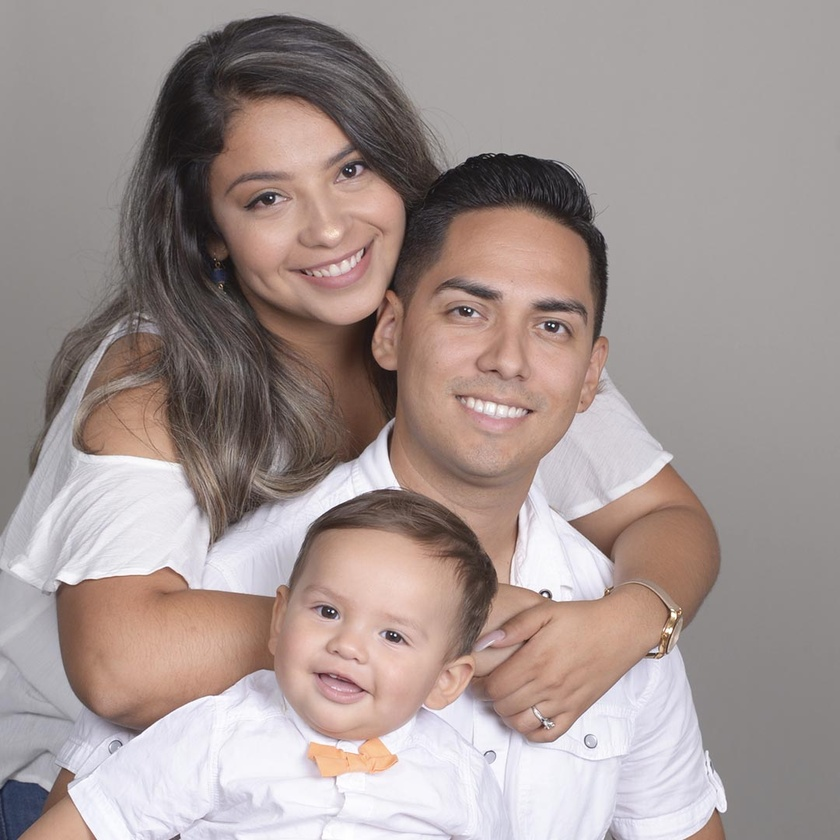
#> input picture week03/hw/image_1.jpg, 840 x 840 px, shrunk from 1080 x 1080 before the run
$ python test_3.py
#> lines starting #> are read from the running program, lines starting #| are printed output that depends on the picture; after the words box and inside, x2 and y2 are one past the last pixel; in counts of white or black regions, pixels touching at a corner belong together
import numpy as np
import cv2 as cv
face_cascade = cv.CascadeClassifier('/usr/share/OpenCV/haarcascades/haarcascade_frontalface_default.xml')
# eye_cascade = cv.CascadeClassifier('usr/share/OpenCV/hararcascades/haarcascade_eye.xml')
img = cv.imread('image_1.jpg')
#> img is the input picture: shape (840, 840, 3); mean B, G, R 146.8, 149.9, 163.9
# img = cv.imread('group.jpg')
gray = cv.cvtColor(img, cv.COLOR_BGR2GRAY)
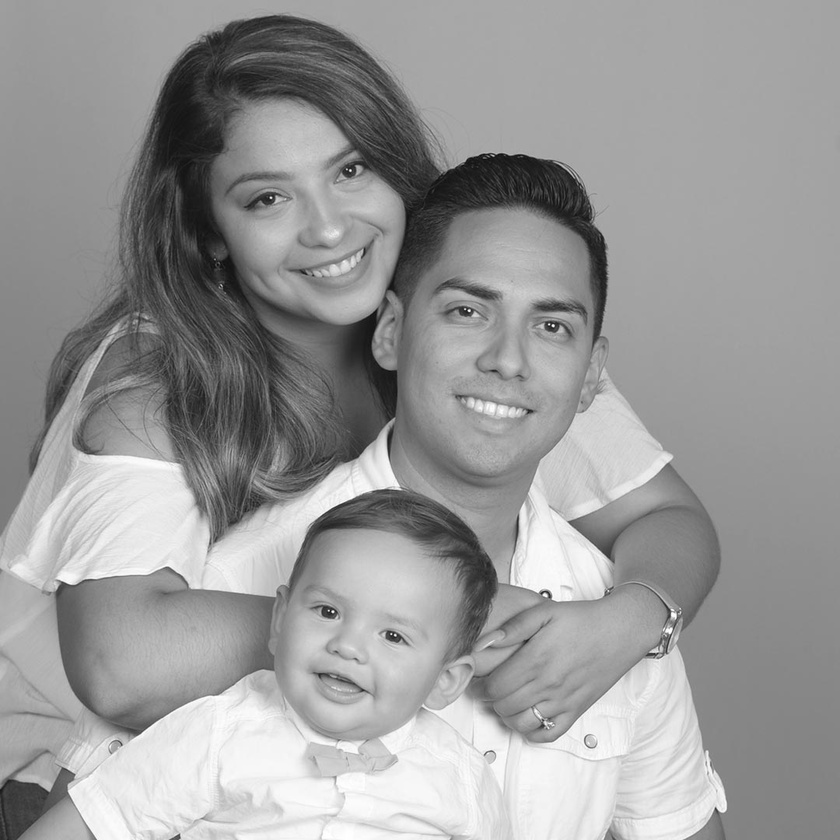
#> gray: shape (840, 840); min 12, max 255, mean 153.7

faces = face_cascade.detectMultiScale(gray, 1.3, 5)
#> faces = [[390, 223, 236, 236], [199, 105, 221, 221]]
for (x, y, w, h) in faces:
    cv.rectangle(img, (x, y), (x+w, y+h), (255, 0, 0), 2)
    roi_gray = gray[y:y+h, x:x+w]
    roi_color = img[y:y+h, x:x+w]
#> this loop made 2 passes
#> pass 1, `roi_gray = gray[y:y+h, x:x+w]`:
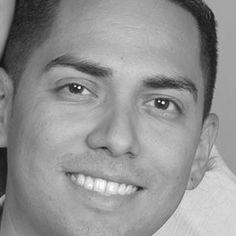
#> roi_gray: shape (236, 236); min 17, max 255, mean 146.4
#> pass 1, `roi_color = img[y:y+h, x:x+w]`:
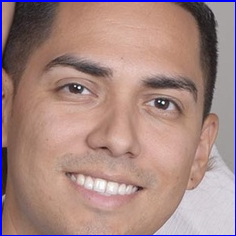
#> roi_color: shape (236, 236, 3); mean B, G, R 130.8, 135.1, 166
#> pass 2, `roi_gray = gray[y:y+h, x:x+w]`:
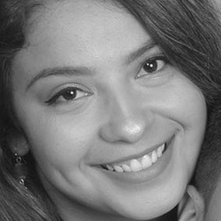
#> roi_gray: shape (221, 221); min 12, max 254, mean 120.5
#> pass 2, `roi_color = img[y:y+h, x:x+w]`:
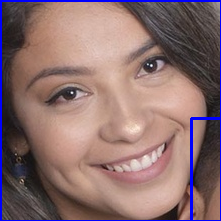
#> roi_color: shape (221, 221, 3); mean B, G, R 110.3, 110.2, 138.1
#> after the loop:
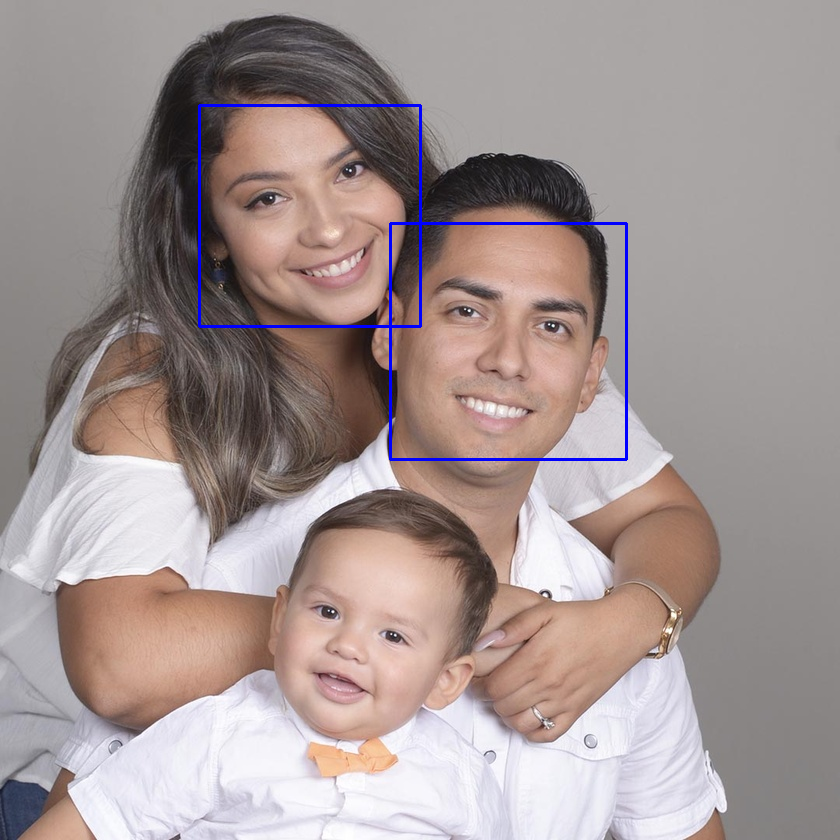
#> img: shape (840, 840, 3); 0.77% of pixels changed, all inside (x1, y1, x2, y2) = (198, 104, 628, 461)
    # eyes = eye_cascade.detectMultiScale(roi_gray)
    # for (ex,ey,ew,eh) in eyes:
    #     cv.rectangle(roi_color,(ex,ey),(ex+ew,ey+eh),(0,255,0),2)
cv.imshow('img', img)
cv.waitKey(0)
cv.destroyAllWindows()
